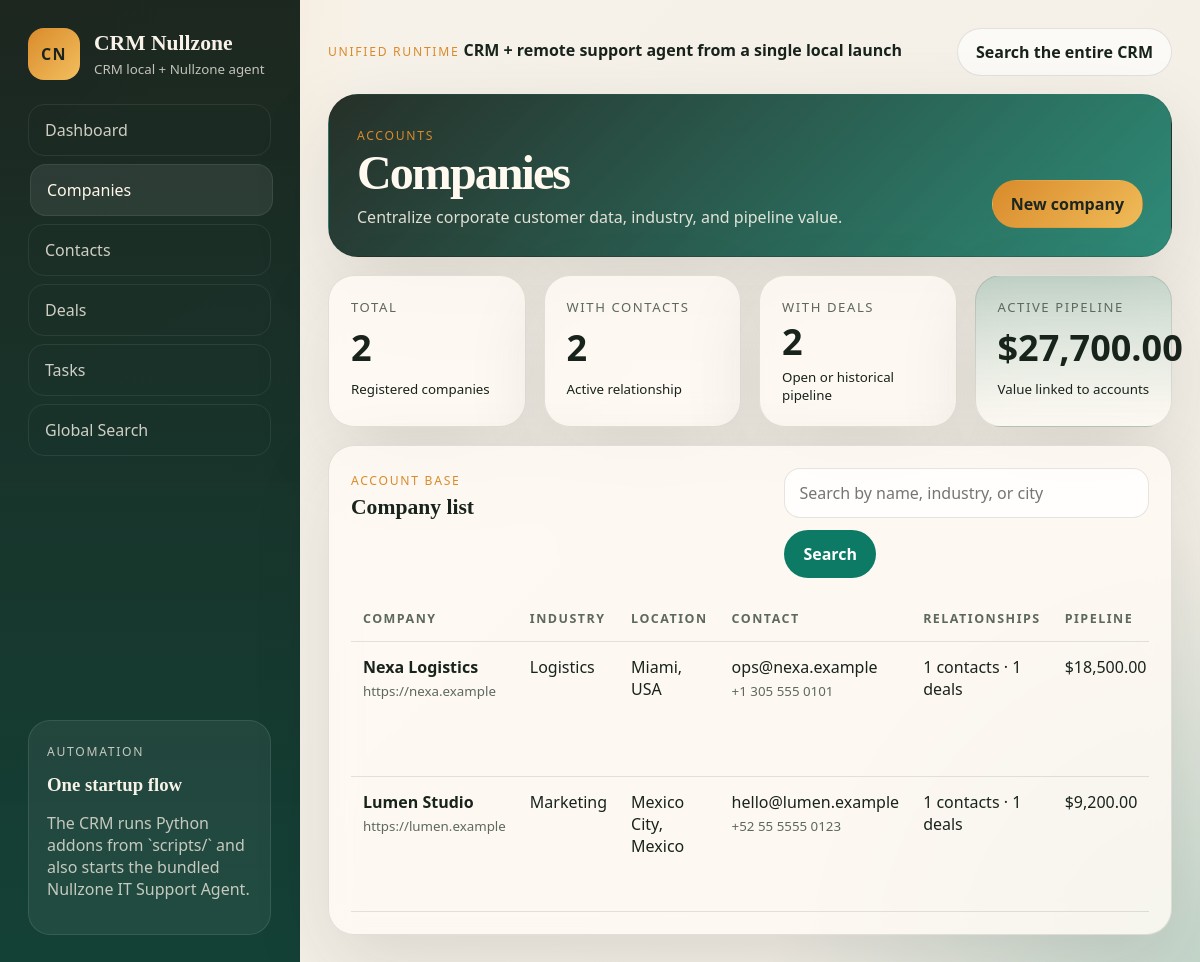
/companies, run on the app's committed database.
### tables this page shows
CREATE TABLE companies (
    id INTEGER PRIMARY KEY AUTOINCREMENT,
    name TEXT NOT NULL,
    industry TEXT,
    website TEXT,
    email TEXT,
    phone TEXT,
    city TEXT,
    country TEXT,
    notes TEXT,
    created_at TEXT NOT NULL DEFAULT CURRENT_TIMESTAMP
);

### crm/routes.py (the view)
@bp.get("/companies")
def companies():
    query = (request.args.get("q") or "").strip()
    return render_template(
        "companies.html",
        companies=db.list_companies(database_path(), query),
        query=query,
        summary=db.get_company_summary(database_path()),
    )

### crm/__init__.py (called while the page is built)
def format_currency(value: float | int | None) -> str:
    amount = float(value or 0)
    return f"${amount:,.2f}"

### crm/db.py (called while the page is built)
def connect(database_path: str | Path) -> sqlite3.Connection:
    connection = sqlite3.connect(str(database_path))
    connection.row_factory = sqlite3.Row
    connection.execute("PRAGMA foreign_keys = ON")
    return connection

def query_all(database_path: str | Path, sql: str, params: tuple[Any, ...] = ()) -> list[dict]:
    with connect(database_path) as connection:
        rows = connection.execute(sql, params).fetchall()
    return [dict(row) for row in rows]

def query_one(database_path: str | Path, sql: str, params: tuple[Any, ...] = ()) -> dict | None:
    with connect(database_path) as connection:
        row = connection.execute(sql, params).fetchone()
    return dict(row) if row else None

### crm/routes.py (called while the page is built)
def database_path() -> str:
    return current_app.config["DATABASE"]

### crm/templates/companies.html (shortened to what this page needs)
{% extends "base.html" %}
{% block hero %}
  <section class="hero-card">
    <div>
      <p class="eyebrow">Accounts</p>
      <h1>Companies</h1>
      <p>Centralize corporate customer data, industry, and pipeline value.</p>
    </div>
    <div class="hero-actions">
      <a class="button primary" href="{{ url_for('crm.new_company') }}">New company</a>
    </div>
  </section>
{% endblock %}
{% block content %}
  <section class="stats-grid full-span">
    <article class="metric-card">
      <span class="metric-label">Total</span>
      <strong>{{ summary.total or 0 }}</strong>
      <small>Registered companies</small>
    </article>
    <article class="metric-card">
      <span class="metric-label">With contacts</span>
      <strong>{{ summary.with_contacts or 0 }}</strong>
      <small>Active relationship</small>
    </article>
    <article class="metric-card">
      <span class="metric-label">With deals</span>
      <strong>{{ summary.with_deals or 0 }}</strong>
      <small>Open or historical pipeline</small>
    </article>
    <article class="metric-card highlight">
      <span class="metric-label">Active pipeline</span>
      <strong>{{ summary.active_pipeline|currency }}</strong>
      <small>Value linked to accounts</small>
    </article>
  </section>
  <section class="panel full-span">
    <div class="panel-heading">
      <div>
        <p class="eyebrow">Account base</p>
        <h2>Company list</h2>
      </div>
      <form class="inline-form" method="get">
        <input type="search" name="q" value="{{ query }}" placeholder="Search by name, industry, or city">
        <button class="button secondary" type="submit">Search</button>
      </form>
    </div>
    {% if companies %}
      <div class="table-wrap">
        <table>
          <thead>
            <tr>
              <th>Company</th>
              <th>Industry</th>
              <th>Location</th>
              <th>Contact</th>
              <th>Relationships</th>
              <th>Pipeline</th>
            </tr>
          </thead>
          <tbody>
            {% for company in companies %}
              <tr>
                <td>
                  <div class="stacked-cell">
                    <strong>{{ company.name }}</strong>
                    <small>{{ company.website or "No website" }}</small>
                  </div>
                </td>
                <td>{{ company.industry or "No industry" }}</td>
                <td>{{ company.city or "No city" }}{% if company.country %}, {{ company.country }}{% endif %}</td>
                <td>
                  <div class="stacked-cell">
                    <span>{{ company.email or "No email" }}</span>
                    <small>{{ company.phone or "No phone" }}</small>
                  </div>
                </td>
                <td>{{ company.contact_count }} contacts · {{ company.deal_count }} deals</td>
                <td>{{ company.pipeline_value|currency }}</td>
              </tr>
            {% endfor %}
          </tbody>
        </table>
      </div>
    {% else %}
      <div class="empty-state">There are no companies matching this search.</div>
    {% endif %}
  </section>
{% endblock %}

### crm/static/styles.css (style rules this page uses)
:root { --bg: #f3eee5; --bg-strong: #e7decc; --panel: rgba(255, 251, 245, 0.82); --panel-strong: #fff8ef; --line: rgba(38, 41, 35, 0.12); --ink: #18231c; --muted: #5d685f; --accent: #0d7a65; --accent-strong: #095947; --accent-soft: rgba(13, 122, 101, 0.12); --sun: #d98b2b; --danger: #c45435; --danger-soft: rgba(196, 84, 53, 0.14); --shadow: 0 28px 80px rgba(31, 37, 29, 0.12); }
* { box-sizing: border-box; }
html { scroll-behavior: smooth; }
body { margin: 0; min-height: 100vh; color: var(--ink); font-family: "Avenir Next", "Segoe UI", "Trebuchet MS", sans-serif; background: radial-gradient(circle at top left, rgba(217, 139, 43, 0.22), transparent 24%), radial-gradient(circle at bottom right, rgba(13, 122, 101, 0.2), transparent 28%), linear-gradient(135deg, #f8f3ea, var(--bg)); }
a { color: inherit; text-decoration: none; }
button, input, select, textarea { font: inherit; }
.eyebrow { display: inline-block; margin: 0 0 6px; font-size: 0.76rem; text-transform: uppercase; letter-spacing: 0.14em; color: var(--sun); }
.hero-card { border: 1px solid var(--line); border-radius: 30px; padding: 28px; background: linear-gradient(135deg, rgba(24, 35, 28, 0.94), rgba(13, 122, 101, 0.86)), linear-gradient(180deg, rgba(255, 255, 255, 0.08), transparent); color: #fff9ef; display: flex; justify-content: space-between; align-items: end; gap: 24px; box-shadow: var(--shadow); }
.hero-card h1 { margin: 0 0 10px; font-size: clamp(2rem, 4vw, 3.35rem); line-height: 0.95; letter-spacing: -0.04em; font-family: "Iowan Old Style", "Palatino Linotype", serif; }
.hero-card p:last-child { margin: 0; max-width: 58ch; color: rgba(255, 249, 239, 0.86); }
.hero-actions { display: flex; flex-wrap: wrap; gap: 12px; }
.full-span { grid-column: 1 / -1; }
.panel, .metric-card { border: 1px solid var(--line); border-radius: 26px; background: var(--panel); backdrop-filter: blur(14px); box-shadow: var(--shadow); }
.panel { padding: 22px; }
.stats-grid { display: grid; grid-template-columns: repeat(4, minmax(0, 1fr)); gap: 18px; }
.metric-card { padding: 22px; display: grid; gap: 8px; }
.metric-card strong { font-size: clamp(1.8rem, 3vw, 2.6rem); line-height: 1; }
.metric-card.highlight { background: linear-gradient(180deg, rgba(13, 122, 101, 0.18), rgba(255, 251, 245, 0.88)); }
.metric-label { font-size: 0.82rem; text-transform: uppercase; letter-spacing: 0.12em; color: var(--muted); }
.panel-heading { display: flex; justify-content: space-between; align-items: start; gap: 16px; margin-bottom: 18px; }
.panel-heading h2 { margin: 0; font-size: 1.35rem; font-family: "Iowan Old Style", "Palatino Linotype", serif; }
.button { appearance: none; border: 0; border-radius: 999px; padding: 12px 18px; display: inline-flex; align-items: center; justify-content: center; gap: 8px; font-weight: 700; cursor: pointer; transition: transform 160ms ease, filter 160ms ease, background 160ms ease; }
.button.primary, .button.secondary, .button.ghost, .button.danger { border: 1px solid transparent; }
.button.primary { background: linear-gradient(135deg, var(--sun), #f0bb59); color: #1d261f; }
.button.secondary { background: var(--accent); color: white; }
.task-item p, .feed-item p, .addon-item p, .result-item p, .agent-summary, .agent-hint, .stacked-cell small, .text-danger { color: var(--muted); }
.table-wrap { overflow-x: auto; }
table { width: 100%; border-collapse: collapse; }
th, td { padding: 14px 12px; border-bottom: 1px solid var(--line); text-align: left; vertical-align: top; }
th { font-size: 0.78rem; text-transform: uppercase; letter-spacing: 0.12em; color: var(--muted); }
.stacked-cell { display: grid; gap: 4px; }
.inline-form, .search-form { display: flex; gap: 12px; align-items: center; flex-wrap: wrap; }
input[type="search"], input[type="text"], input[type="email"], input[type="url"], input[type="number"], input[type="date"], select, textarea { width: 100%; border: 1px solid var(--line); border-radius: 16px; padding: 13px 14px; background: rgba(255, 255, 255, 0.78); color: var(--ink); }

### data on the page
companies: name "Nexa Logistics", website "https://nexa.example", industry "Logistics", city "Miami", country "USA", email "ops@nexa.example", phone "+1 305 555 0101", contact_count "1", deal_count "1", pipeline_value "$18,500.00"
companies: name "Lumen Studio", website "https://lumen.example", industry "Marketing", city "Mexico City", country "Mexico", email "hello@lumen.example", phone "+52 55 5555 0123", contact_count "1", deal_count "1", pipeline_value "$9,200.00"

### other printed values
{{ app_name }} "CRM Nullzone"
{{ summary.total or 0 }} "2"
{{ summary.with_contacts or 0 }} "2"
{{ summary.with_deals or 0 }} "2"
{{ summary.active_pipeline|currency }} "$27,700.00"
